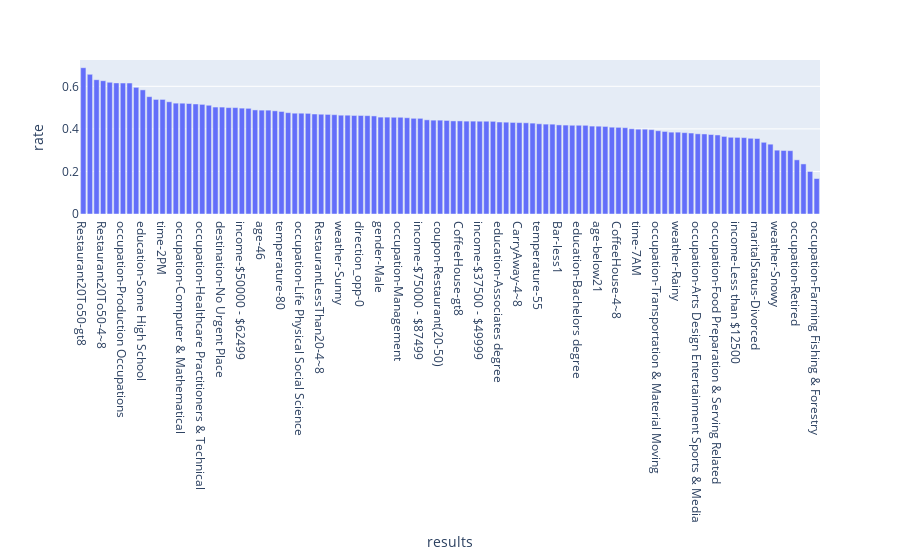

The notebook cell saved with this chart:
### Code cell
fig = px.bar(acceptance_rate(r20_50_df).query('Y == 1'),y='rate', x='results')
fig.show()

### Figure 1 — Plotly figure (JSON) as saved in the notebook; plotly's stock layout.template omitted (floating-point values rounded to 4 significant figures)
{"data": [{"alignmentgroup": "True", "hovertemplate": "results=%{x}<br>rate=%{y}<extra></extra>", "legendgroup": "", "marker": {"color": "#636efa", "pattern": {"shape": ""}}, "name": "", "offsetgroup": "", "orientation": "v", "showlegend": false, "textposition": "auto", "type": "bar", "x": ["Restaurant20To50-gt8", "occupation-Healthcare Support", "passanger-Partner", "Restaurant20To50-4~8", "occupation-Construction & Extraction", "time-10AM", "occupation-Production Occupations", "occupation-Office & Administrative Support", "Bar-gt8", "education-Some High School", "CoffeeHouse-1~3", "occupation-Legal", "time-2PM", "Restaurant20To50-1~3", "expiration-1d", "occupation-Computer & Mathematical", "education-High School Graduate", "RestaurantLessThan20-gt8", "occupation-Healthcare Practitioners & Technical", "income-$25000 - $37499", "time-6PM", "destination-No Urgent Place", "occupation-Architecture & Engineering", "occupation-Sales & Related", "income-$50000 - $62499", "age-26", "maritalStatus-Unmarried partner", "age-46", "income-$100000 or More", "CarryAway-never", "temperature-80", "occupation-Protective Service", "Bar-1~3", "occupation-Life Physical Social Science", "education-Some college - no degree", "age-36", "RestaurantLessThan20-4~8", "CarryAway-gt8", "has_children-0", "weather-Sunny", "passanger-Friend(s)", "direction_same-1", "direction_opp-0", "maritalStatus-Single", "CarryAway-1~3", "gender-Male", "age-41", "occupation-Personal Care & Service", "occupation-Management", "RestaurantLessThan20-never", "toCoupon_GEQ15min-0", "income-$75000 - $87499", "toCoupon_GEQ25min-0", "toCoupon_GEQ5min-1", "coupon-Restaurant(20-50)", "age-21", "occupation-Student", "CoffeeHouse-gt8", "direction_same-0", "direction_opp-1", "income-$37500 - $49999", "toCoupon_GEQ15min-1", "Bar-4~8", "education-Associates degree", "Bar-never", "destination-Home", "CarryAway-4~8", "occupation-Building & Grounds Cleaning & Maintenance", "gender-Female", "temperature-55", "toCoupon_GEQ25min-1", "passanger-Alone", "Bar-less1", "maritalStatus-Married partner", "age-31", "education-Bachelors degree", "RestaurantLessThan20-1~3", "RestaurantLessThan20-less1", "age-below21", "Restaurant20To50-less1", "has_children-1", "CoffeeHouse-4~8", "occupation-Education&Training&Library", "CoffeeHouse-never", "time-7AM", "destination-Work", "CoffeeHouse-less1", "occupation-Transportation & Material Moving", "CarryAway-less1", "occupation-Community & Social Services", "weather-Rainy", "education-Graduate degree (Masters or Doctorate)", "income-$12500 - $24999", "occupation-Arts Design Entertainment Sports & Media", "income-$87500 - $99999", "passanger-Kid(s)", "occupation-Food Preparation & Serving Related", "income-$62500 - $74999", "occupation-Unemployed", "income-Less than $12500", "occupation-Business & Financial", "age-50plus", "maritalStatus-Divorced", "temperature-30", "time-10PM", "weather-Snowy", "expiration-2h", "Restaurant20To50-never", "occupation-Retired", "maritalStatus-Widowed", "occupation-Installation Maintenance & Repair", "occupation-Farming Fishing & Forestry"], "xaxis": "x", "y": [0.6875, 0.6562, 0.6312, 0.6264, 0.619, 0.6161, 0.6154, 0.6154, 0.5952, 0.5833, 0.5514, 0.5385, 0.5385, 0.5274, 0.5209, 0.5207, 0.5192, 0.517, 0.5152, 0.511, 0.5026, 0.5024, 0.5, 0.5, 0.4975, 0.4966, 0.4891, 0.4881, 0.488, 0.4848, 0.4818, 0.4762, 0.4737, 0.4737, 0.4729, 0.4699, 0.4688, 0.468, 0.4667, 0.4643, 0.4643, 0.463, 0.463, 0.4622, 0.4608, 0.4553, 0.4552, 0.4545, 0.4545, 0.4524, 0.4497, 0.4495, 0.4426, 0.441, 0.441, 0.4396, 0.4375, 0.4375, 0.4364, 0.4364, 0.436, 0.436, 0.4355, 0.4323, 0.4315, 0.4303, 0.4295, 0.4286, 0.4271, 0.4239, 0.4224, 0.4222, 0.4187, 0.4179, 0.417, 0.417, 0.4168, 0.4131, 0.4127, 0.4114, 0.408, 0.4072, 0.4057, 0.4005, 0.3986, 0.3986, 0.3965, 0.3913, 0.3879, 0.3846, 0.3846, 0.3824, 0.3805, 0.3768, 0.3761, 0.3736, 0.3714, 0.3646, 0.3605, 0.36, 0.359, 0.3559, 0.3548, 0.337, 0.3281, 0.3, 0.2985, 0.2976, 0.2545, 0.2353, 0.2, 0.1667], "yaxis": "y"}], "layout": {"autosize": true, "barmode": "relative", "legend": {"tracegroupgap": 0}, "margin": {"t": 60}, "xaxis": {"anchor": "y", "autorange": true, "domain": [0, 1], "range": [-0.5, 111.5], "title": {"text": "results"}, "type": "category"}, "yaxis": {"anchor": "x", "autorange": true, "domain": [0, 1], "range": [0, 0.7237], "title": {"text": "rate"}, "type": "linear"}}}
